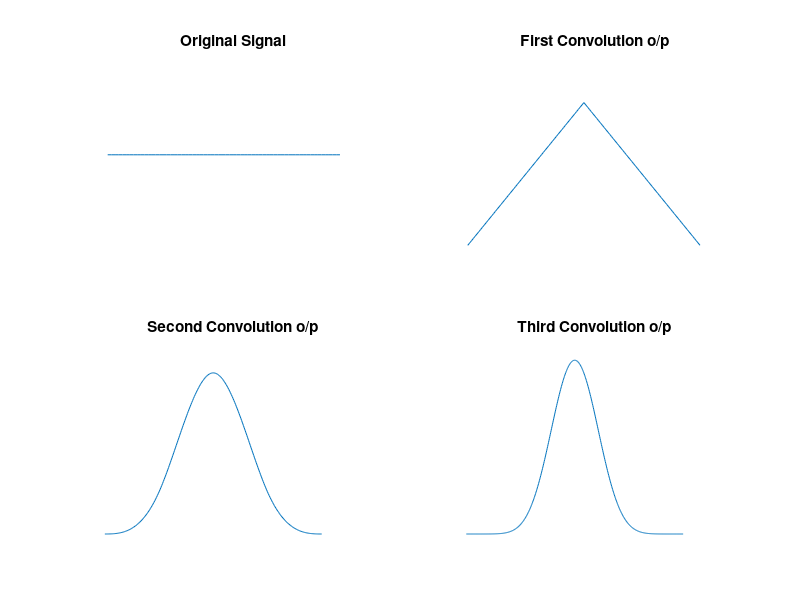

Write the MATLAB code that produced this figure.
%Convolution of 1D signal
clc
clear all
signal = ones(64,1);
%Normalizing the signal
N_signal = signal./sum(signal);
conv1 = conv(N_signal, N_signal);
%Normalizing the first convoluted signal
N_conv1 = conv1./sum(conv1);
conv2 = conv(N_conv1, N_conv1);
%Normalizing the second convoluted signal
N_conv2 = conv2./sum(conv2);
conv3 = conv(N_conv2, N_conv2);

subplot(2,2,1); plot(signal); title('Original Signal'); axis off
subplot(2,2,2); plot(conv1); title('First Convolution o/p'); axis off
subplot(2,2,3); plot(conv2); title('Second Convolution o/p'); axis off
subplot(2,2,4); plot(conv3); title('Third Convolution o/p'); axis off